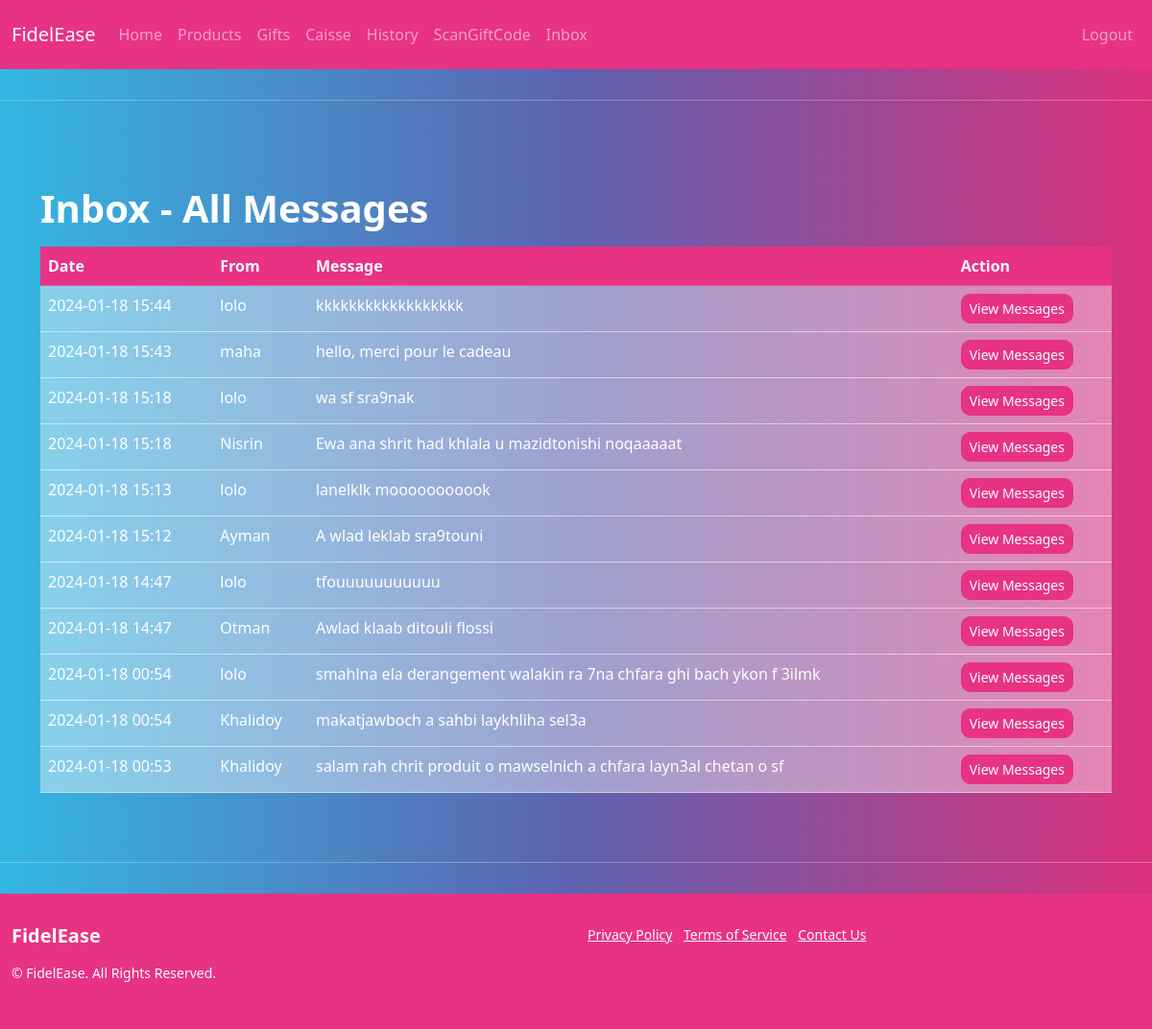
The app's page /caisseApp/inbox/ (signed in) with its own data.
### caisseApp/models.py (models this page shows, shortened)
class Message(models.Model):
    fromUserId=models.ForeignKey("AppUser", on_delete=models.CASCADE,related_name='fromWho')
    toUserId=models.ForeignKey("AppUser", on_delete=models.CASCADE,related_name='toWho')
    date=models.DateTimeField(auto_now_add=True)
    text=models.TextField()

class AppUser(AbstractBaseUser, PermissionsMixin):
    username = models.CharField(max_length=50, unique=True)
    points = models.PositiveIntegerField(default=0)
    email = models.EmailField(max_length=50, unique=True)
    is_active = models.BooleanField(default=True)
    is_superuser = models.BooleanField(default=False)
    is_staff = models.BooleanField(default=False)  # Add this for admin access
    USERNAME_FIELD = 'username'
    EMAIL_FIELD = 'email'
    REQUIRED_FIELDS = ['email']  # Email & Password are required by default.
    objects = AppUserManager()

### caisseApp/views.py (the view)
# urls.py: path('inbox/', views.inbox,name='inbox'),
@login_required(login_url='login')
def inbox(request):
    messages = Message.objects.all().order_by('-date').select_related('fromUserId', 'toUserId')
    return render(request, 'inbox.html', {'messages': messages})

### caisseApp/templates/inbox.html
{% extends 'base.html' %} {% block content %}
<div class="container mt-4">
	<h1>Inbox - All Messages</h1>
	<table class="table table-hover">
		<thead>
			<tr class="table table-primary">
				<th>Date</th>
				<th>From</th>
				<th>Message</th>
				<th>Action</th>
			</tr>
		</thead>
		<tbody>
			{% for message in messages %}
			<tr class="table-secondary">
				<td>{{ message.date|date:"Y-m-d H:i" }}</td>
				<td>{{ message.fromUserId.username }}</td>
				<td>{{ message.text }}</td>
				<td>
					<a href="{% url 'sendMessage' message.toUserId.id %}" class="btn btn-primary btn-sm">View Messages</a>
				</td>
			</tr>
			{% empty %}
			<tr>
				<td colspan="4">No messages available.</td>
			</tr>
			{% endfor %}
		</tbody>
	</table>
</div>
{% endblock %}

### records on screen
Message: date "2024-01-18 15:44", fromUserId.username "lolo", text "kkkkkkkkkkkkkkkkkk"
Message: date "2024-01-18 15:43", fromUserId.username "maha", text "hello, merci pour le cadeau"
Message: date "2024-01-18 15:18", fromUserId.username "lolo", text "wa sf sra9nak"
Message: date "2024-01-18 15:18", fromUserId.username "Nisrin", text "Ewa ana shrit had khlala u mazidtonishi noqaaaaat"
Message: date "2024-01-18 15:13", fromUserId.username "lolo", text "lanelklk mooooooooook"
Message: date "2024-01-18 15:12", fromUserId.username "Ayman", text "A wlad leklab sra9touni"
Message: date "2024-01-18 14:47", fromUserId.username "lolo", text "tfouuuuuuuuuuu"
Message: date "2024-01-18 14:47", fromUserId.username "Otman", text "Awlad klaab ditouli flossi"
Message: date "2024-01-18 00:54", fromUserId.username "lolo", text "smahlna ela derangement walakin ra 7na chfara ghi bach ykon f 3ilmk"
Message: date "2024-01-18 00:54", fromUserId.username "Khalidoy", text "makatjawboch a sahbi laykhliha sel3a"
Message: date "2024-01-18 00:53", fromUserId.username "Khalidoy", text "salam rah chrit produit o mawselnich a chfara layn3al chetan o sf"
